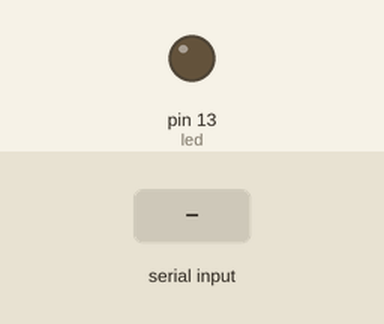
Recording of a sketch running on a simulated Arduino Uno, built with avr-gcc and run on an emulated ATmega328P. Parts: output pins drawn as LEDs (lit = HIGH). The inputs (shaded band) are chosen by the test bench.

Above: at 1.2 s.
1.3 s: "1" received over the second serial link
At 1.8 s:
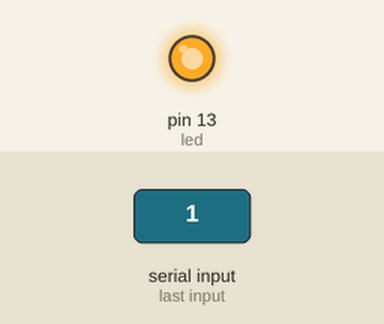
2.8 s: "0" received over the second serial link
At 4.1 s:
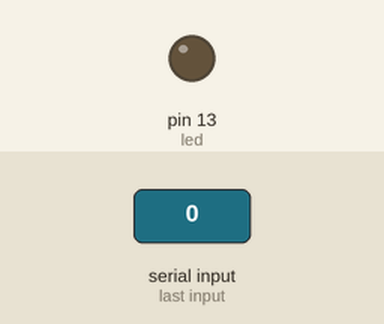
Timing chart, 0 to 5.8 s (numbered marks = the images above; inputs shaded):
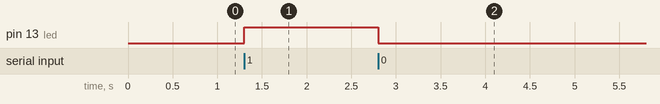

The sketch:

bluetooth-two.ino
```cpp
#include <SoftwareSerial.h>
SoftwareSerial bt_one(10,11); //configura pin 2 como RX, pin 3 como TX
int led=13;
char dato=0;
void setup() {
  bt_one.begin(38400); //valor de comunicación bluetooth
  pinMode(led, OUTPUT);
}

void loop() {
  if(bt_one.available()){
    dato = bt_one.read();
    if(dato=='1'){
      digitalWrite(led,HIGH);
    }
    else{
      digitalWrite(led, LOW);
      }
  }
}
```

Measured:
- after the input at 1.3 s, pin 13 (led): LOW → HIGH at once
- after the input at 2.8 s, pin 13 (led): HIGH → LOW at once
